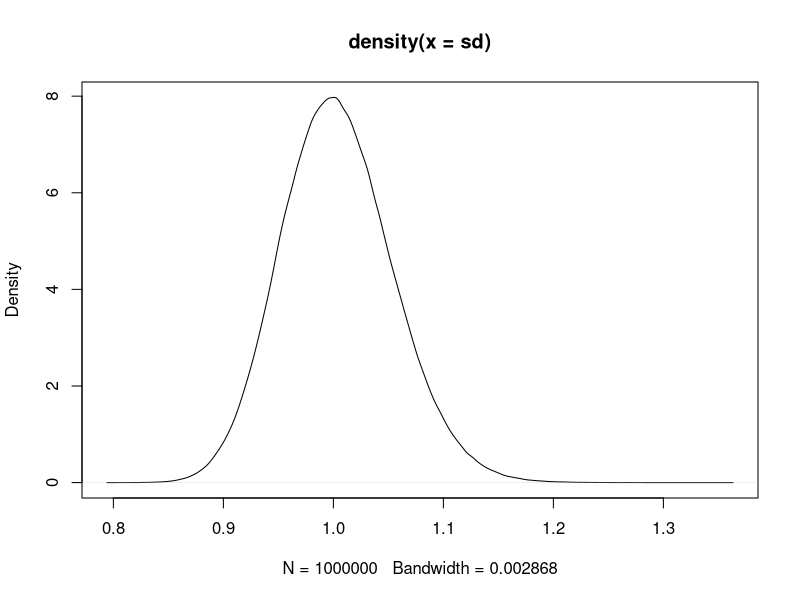
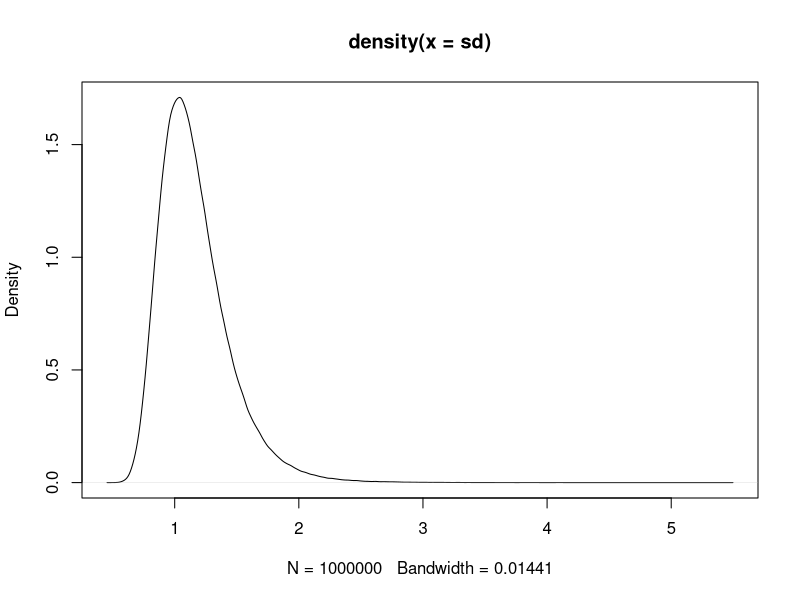
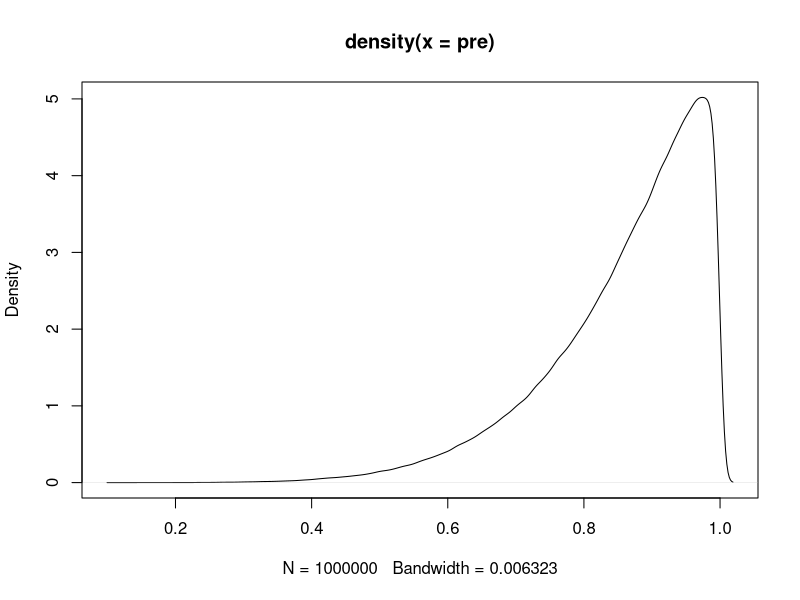
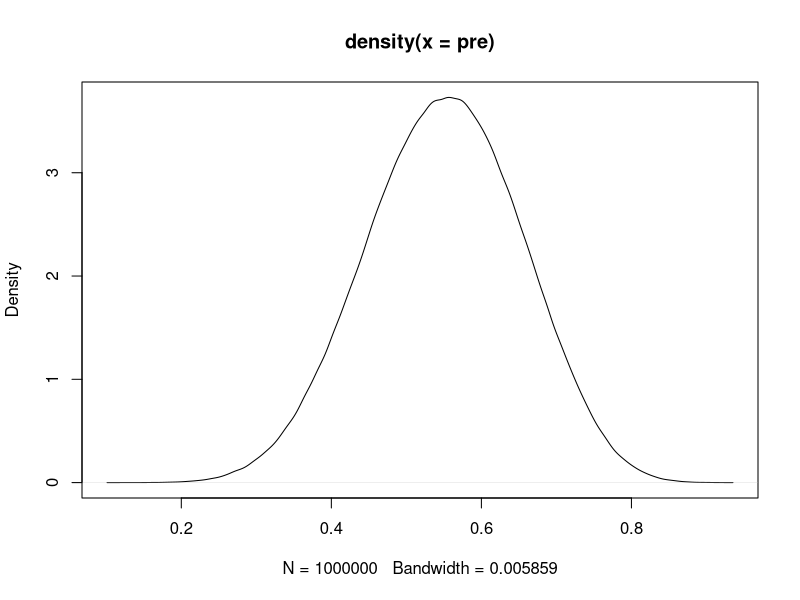
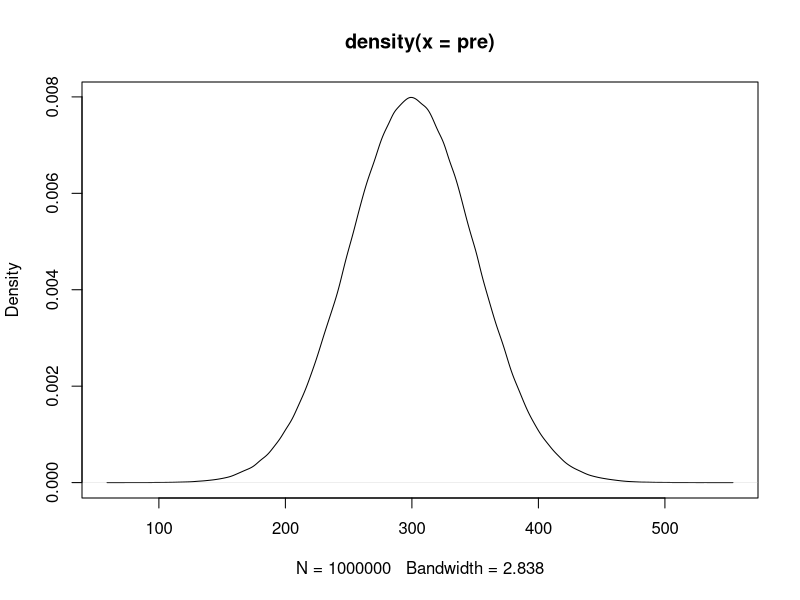

Recreate these plots in R, in order.
## For gamma distribution
# plot function - precision instead of sd
pg = function(shp, rt){
  pre = rgamma(1e6, shp, rt)
  sd = sqrt(1/pre)
  plot(density(sd))
}
pg(100, 100)
mean = 0.86
var = .14
rt = mean / var
shp = mean * rt
pg(shp, rt)

## For beta distribution
pb = function(shp, rt){
  pre = rbeta(1e6, shp, rt)
  plot(density(pre))
}
mean = .86
var_max = mean * (1 - mean)
var = .12
shp = mean * (mean * (1 - mean) / var - 1)
rt = (1 - mean) * (mean * (1 - mean) / var - 1)
pb(6.956, 1.139) 
pb(0.55 * 10 / 0.45, 10)
## For normal distribution
pn = function(mean, sd){
  pre = rnorm(1e6, mean, sd)
  plot(density(pre))
}
pn(300, 50)
